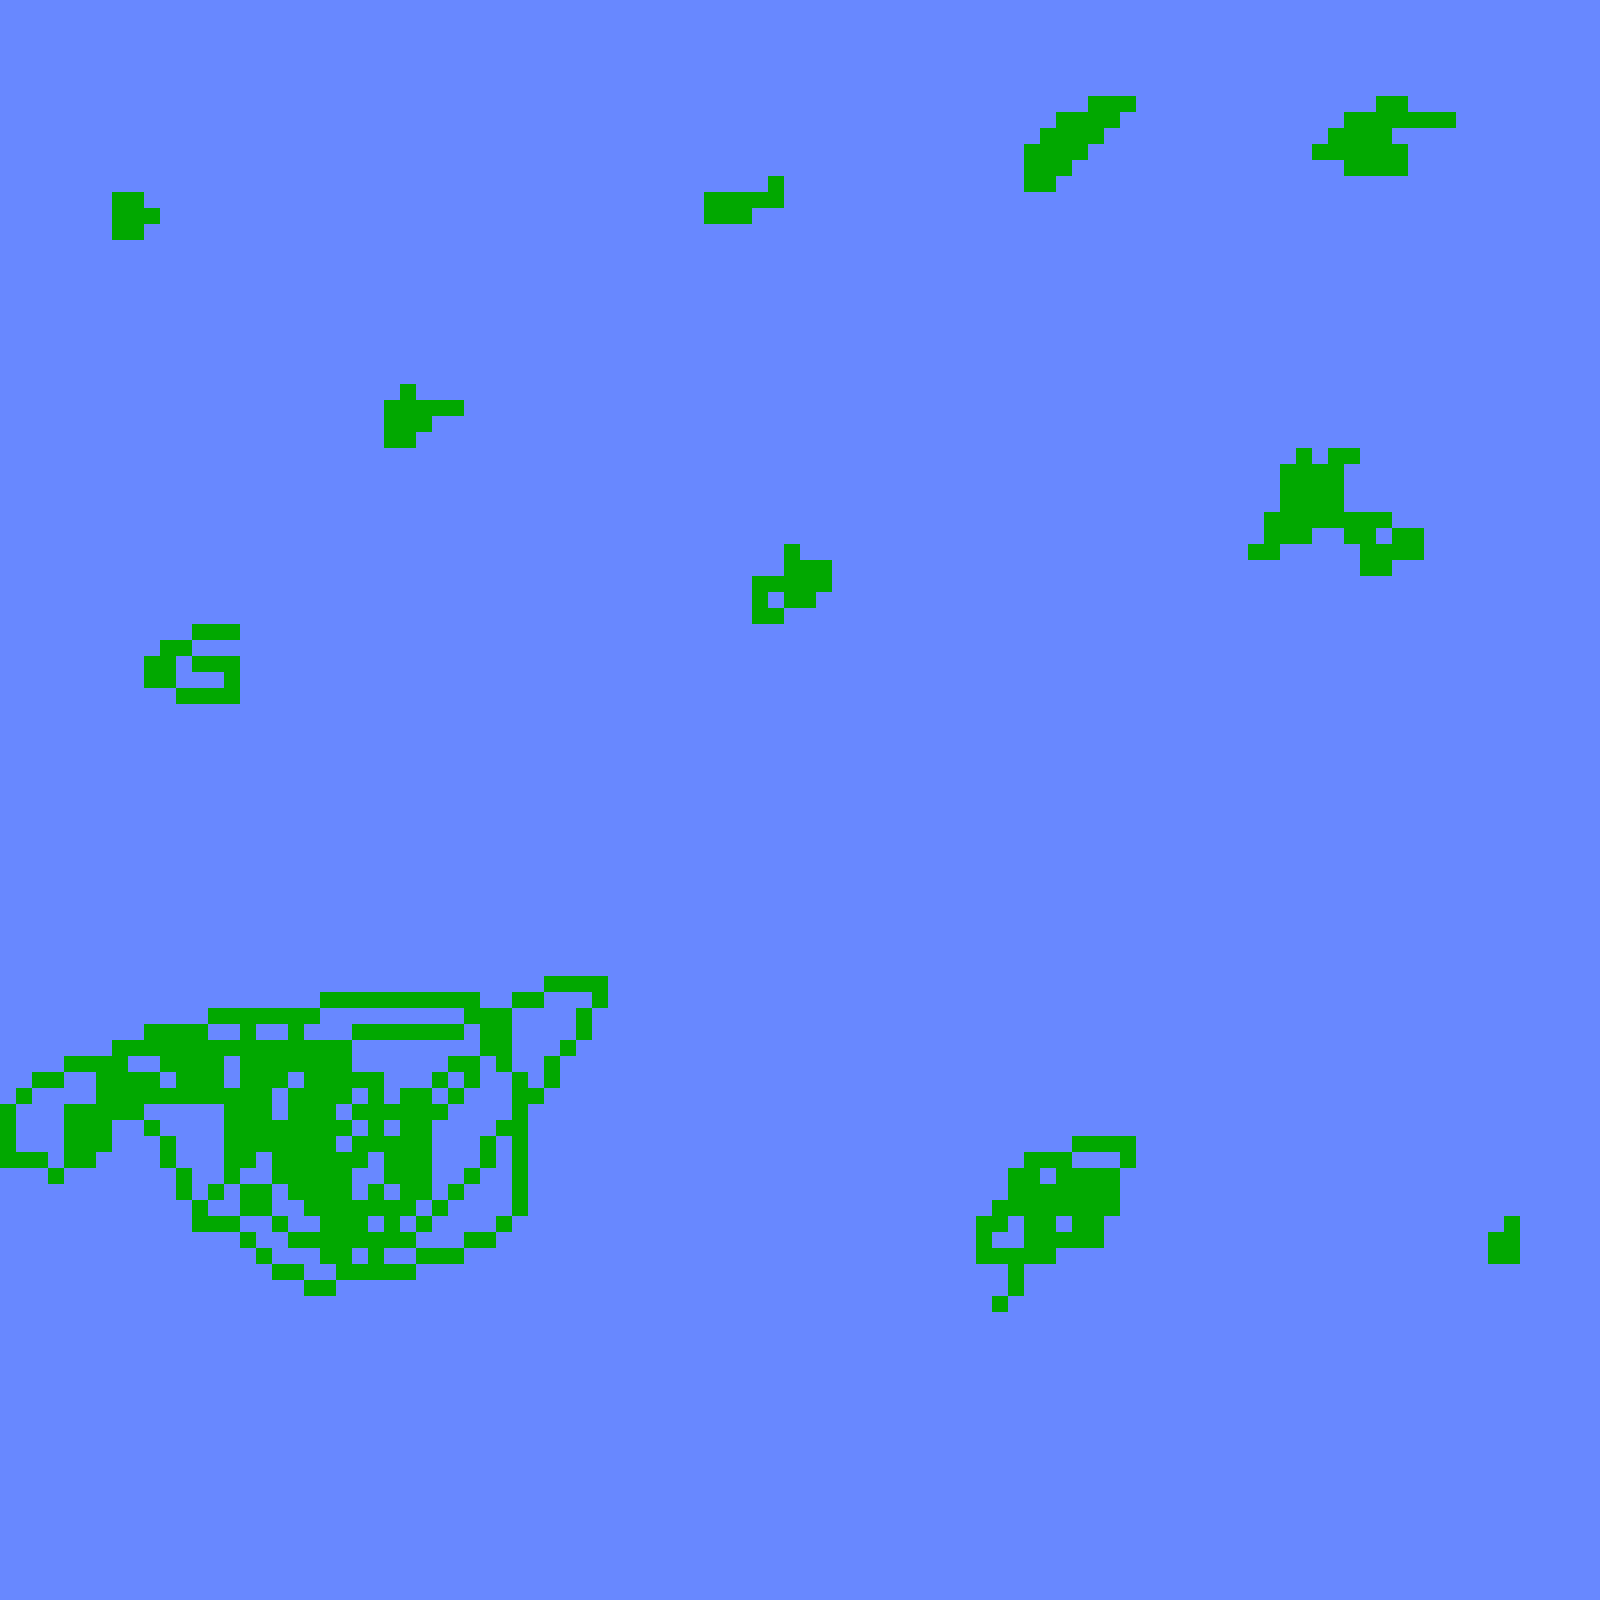

Rendered tile map (Tiled .tmx) drawn with the repository's tilesets; below, a short description and the map source with its tile grids summarised:
An orthogonal 100x100 tile map with 16x16 px tiles, 1 tile layer (Background).

<map version="1.0" orientation="orthogonal" renderorder="left-up" width="100" height="100" tilewidth="16" tileheight="16" nextobjectid="1">
 <tileset firstgid="1" name="SuperMarioTileset" tilewidth="16" tileheight="16" tilecount="44">
  <image source="../tiles/super_mario.png" width="176" height="64" />
 </tileset>
 <layer name="Background" width="100" height="100">
  <data>[10000 cells, 10000 non-empty, 2 distinct tile ids]</data>
 </layer>
</map>
